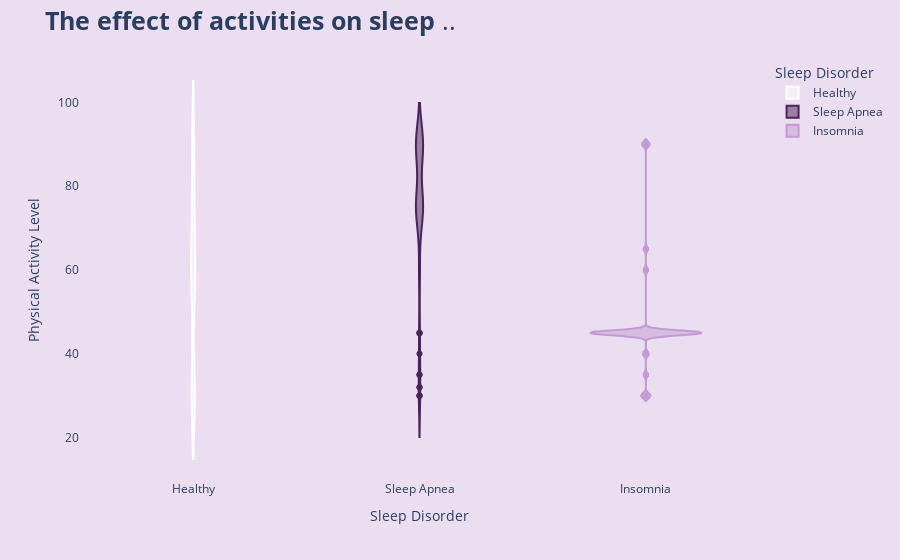

Here is the notebook cell this chart was saved with:
### Code cell
fig = px.violin(sleep_data, x="Sleep Disorder",y='Physical Activity Level',
                 color='Sleep Disorder',
                 color_discrete_sequence=['white','#4A235A','#C39BD3'],
                 violinmode='overlay')
               
    
fig.update_layout(title='<b>The effect of activities on sleep </b>..',
                 title_font={'size':25},
                 paper_bgcolor='#EBDEF0',
                 plot_bgcolor='#EBDEF0')

fig.update_yaxes(showgrid=False)
fig.show()

### Figure 1 — Plotly figure (JSON) as saved in the notebook; plotly's stock layout.template omitted (floating-point values rounded to 4 significant figures; data arrays with more than 128 entries replaced by an {"elided": "..."} marker saying what was removed)
{"data": [{"alignmentgroup": "True", "box": {"visible": false}, "hovertemplate": "Sleep Disorder=%{x}<br>Physical Activity Level=%{y}<extra></extra>", "legendgroup": "Healthy", "marker": {"color": "white"}, "name": "Healthy", "offsetgroup": "Healthy", "orientation": "v", "scalegroup": "True", "showlegend": true, "type": "violin", "x": {"elided": "219 str values"}, "x0": " ", "xaxis": "x", "y": {"elided": "219 int values"}, "y0": " ", "yaxis": "y"}, {"alignmentgroup": "True", "box": {"visible": false}, "hovertemplate": "Sleep Disorder=%{x}<br>Physical Activity Level=%{y}<extra></extra>", "legendgroup": "Sleep Apnea", "marker": {"color": "#4A235A"}, "name": "Sleep Apnea", "offsetgroup": "Sleep Apnea", "orientation": "v", "scalegroup": "True", "showlegend": true, "type": "violin", "x": ["Sleep Apnea", "Sleep Apnea", "Sleep Apnea", "Sleep Apnea", "Sleep Apnea", "Sleep Apnea", "Sleep Apnea", "Sleep Apnea", "Sleep Apnea", "Sleep Apnea", "Sleep Apnea", "Sleep Apnea", "Sleep Apnea", "Sleep Apnea", "Sleep Apnea", "Sleep Apnea", "Sleep Apnea", "Sleep Apnea", "Sleep Apnea", "Sleep Apnea", "Sleep Apnea", "Sleep Apnea", "Sleep Apnea", "Sleep Apnea", "Sleep Apnea", "Sleep Apnea", "Sleep Apnea", "Sleep Apnea", "Sleep Apnea", "Sleep Apnea", "Sleep Apnea", "Sleep Apnea", "Sleep Apnea", "Sleep Apnea", "Sleep Apnea", "Sleep Apnea", "Sleep Apnea", "Sleep Apnea", "Sleep Apnea", "Sleep Apnea", "Sleep Apnea", "Sleep Apnea", "Sleep Apnea", "Sleep Apnea", "Sleep Apnea", "Sleep Apnea", "Sleep Apnea", "Sleep Apnea", "Sleep Apnea", "Sleep Apnea", "Sleep Apnea", "Sleep Apnea", "Sleep Apnea", "Sleep Apnea", "Sleep Apnea", "Sleep Apnea", "Sleep Apnea", "Sleep Apnea", "Sleep Apnea", "Sleep Apnea", "Sleep Apnea", "Sleep Apnea", "Sleep Apnea", "Sleep Apnea", "Sleep Apnea", "Sleep Apnea", "Sleep Apnea", "Sleep Apnea", "Sleep Apnea", "Sleep Apnea", "Sleep Apnea", "Sleep Apnea", "Sleep Apnea", "Sleep Apnea", "Sleep Apnea", "Sleep Apnea", "Sleep Apnea", "Sleep Apnea"], "x0": " ", "xaxis": "x", "y": [30, 30, 40, 30, 35, 75, 32, 32, 60, 35, 60, 60, 60, 45, 45, 90, 45, 90, 90, 90, 90, 90, 90, 90, 90, 90, 85, 85, 90, 90, 90, 90, 90, 90, 90, 90, 90, 90, 90, 90, 90, 90, 90, 90, 90, 90, 90, 90, 75, 75, 75, 75, 75, 75, 75, 75, 75, 75, 75, 75, 75, 75, 75, 75, 75, 75, 75, 75, 75, 75, 75, 75, 75, 75, 75, 75, 75, 75], "y0": " ", "yaxis": "y"}, {"alignmentgroup": "True", "box": {"visible": false}, "hovertemplate": "Sleep Disorder=%{x}<br>Physical Activity Level=%{y}<extra></extra>", "legendgroup": "Insomnia", "marker": {"color": "#C39BD3"}, "name": "Insomnia", "offsetgroup": "Insomnia", "orientation": "v", "scalegroup": "True", "showlegend": true, "type": "violin", "x": ["Insomnia", "Insomnia", "Insomnia", "Insomnia", "Insomnia", "Insomnia", "Insomnia", "Insomnia", "Insomnia", "Insomnia", "Insomnia", "Insomnia", "Insomnia", "Insomnia", "Insomnia", "Insomnia", "Insomnia", "Insomnia", "Insomnia", "Insomnia", "Insomnia", "Insomnia", "Insomnia", "Insomnia", "Insomnia", "Insomnia", "Insomnia", "Insomnia", "Insomnia", "Insomnia", "Insomnia", "Insomnia", "Insomnia", "Insomnia", "Insomnia", "Insomnia", "Insomnia", "Insomnia", "Insomnia", "Insomnia", "Insomnia", "Insomnia", "Insomnia", "Insomnia", "Insomnia", "Insomnia", "Insomnia", "Insomnia", "Insomnia", "Insomnia", "Insomnia", "Insomnia", "Insomnia", "Insomnia", "Insomnia", "Insomnia", "Insomnia", "Insomnia", "Insomnia", "Insomnia", "Insomnia", "Insomnia", "Insomnia", "Insomnia", "Insomnia", "Insomnia", "Insomnia", "Insomnia", "Insomnia", "Insomnia", "Insomnia", "Insomnia", "Insomnia", "Insomnia", "Insomnia", "Insomnia", "Insomnia"], "x0": " ", "xaxis": "x", "y": [30, 40, 40, 35, 30, 60, 35, 60, 40, 90, 45, 45, 45, 45, 45, 45, 45, 45, 45, 45, 45, 45, 45, 45, 45, 45, 90, 90, 45, 45, 45, 45, 45, 45, 45, 45, 45, 45, 45, 45, 45, 45, 45, 45, 45, 45, 45, 45, 45, 45, 45, 45, 45, 45, 45, 45, 30, 30, 45, 45, 45, 45, 45, 45, 45, 45, 45, 65, 65, 90, 45, 45, 45, 45, 45, 45, 30], "y0": " ", "yaxis": "y"}], "layout": {"legend": {"title": {"text": "Sleep Disorder"}, "tracegroupgap": 0}, "margin": {"t": 60}, "paper_bgcolor": "#EBDEF0", "plot_bgcolor": "#EBDEF0", "title": {"font": {"size": 25}, "text": "<b>The effect of activities on sleep </b>.."}, "violinmode": "overlay", "xaxis": {"anchor": "y", "categoryarray": ["Healthy", "Sleep Apnea", "Insomnia"], "categoryorder": "array", "domain": [0, 1], "title": {"text": "Sleep Disorder"}}, "yaxis": {"anchor": "x", "domain": [0, 1], "showgrid": false, "title": {"text": "Physical Activity Level"}}}}
